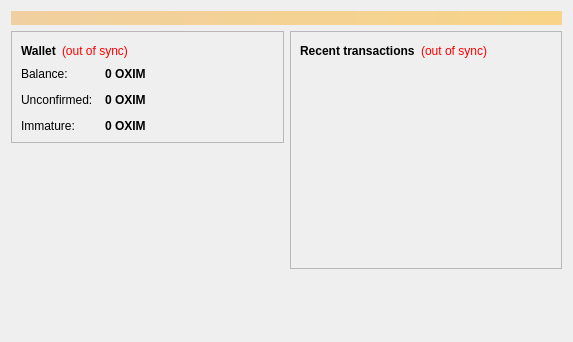
<?xml version="1.0" encoding="UTF-8"?>
<ui version="4.0">
 <class>OverviewPage</class>
 <widget class="QWidget" name="OverviewPage">
  <property name="geometry">
   <rect>
    <x>0</x>
    <y>0</y>
    <width>573</width>
    <height>342</height>
   </rect>
  </property>
  <property name="windowTitle">
   <string>Form</string>
  </property>
  <layout class="QVBoxLayout" name="topLayout">
   <item>
    <widget class="QLabel" name="labelAlerts">
     <property name="visible">
      <bool>false</bool>
     </property>
     <property name="styleSheet">
      <string notr="true">background-color: qlineargradient(x1: 0, y1: 0, x2: 1, y2: 0, stop:0 #F0D0A0, stop:1 #F8D488); color:#000000;</string>
     </property>
     <property name="wordWrap">
      <bool>true</bool>
     </property>
     <property name="margin">
      <number>3</number>
     </property>
    </widget>
   </item>
   <item>
    <layout class="QHBoxLayout" name="horizontalLayout" stretch="1,1">
     <item>
      <layout class="QVBoxLayout" name="verticalLayout_2">
       <item>
        <widget class="QFrame" name="frame">
         <property name="frameShape">
          <enum>QFrame::StyledPanel</enum>
         </property>
         <property name="frameShadow">
          <enum>QFrame::Raised</enum>
         </property>
         <layout class="QVBoxLayout" name="verticalLayout_4">
          <item>
           <layout class="QHBoxLayout" name="horizontalLayout_4">
            <item>
             <widget class="QLabel" name="label_5">
              <property name="font">
               <font>
                <weight>75</weight>
                <bold>true</bold>
               </font>
              </property>
              <property name="text">
               <string>Wallet</string>
              </property>
             </widget>
            </item>
            <item>
             <widget class="QLabel" name="labelWalletStatus">
              <property name="toolTip">
               <string>The displayed information may be out of date. Your wallet automatically synchronizes with the Oximcoin network after a connection is established, but this process has not completed yet.</string>
              </property>
              <property name="styleSheet">
               <string notr="true">QLabel { color: red; }</string>
              </property>
              <property name="text">
               <string notr="true">(out of sync)</string>
              </property>
              <property name="alignment">
               <set>Qt::AlignLeading|Qt::AlignLeft|Qt::AlignVCenter</set>
              </property>
             </widget>
            </item>
            <item>
             <spacer name="horizontalSpacer_2">
              <property name="orientation">
               <enum>Qt::Horizontal</enum>
              </property>
              <property name="sizeHint" stdset="0">
               <size>
                <width>40</width>
                <height>20</height>
               </size>
              </property>
             </spacer>
            </item>
           </layout>
          </item>
          <item>
           <layout class="QFormLayout" name="formLayout_2">
            <property name="fieldGrowthPolicy">
             <enum>QFormLayout::AllNonFixedFieldsGrow</enum>
            </property>
            <property name="horizontalSpacing">
             <number>12</number>
            </property>
            <property name="verticalSpacing">
             <number>12</number>
            </property>
            <item row="0" column="0">
             <widget class="QLabel" name="label">
              <property name="text">
               <string>Balance:</string>
              </property>
             </widget>
            </item>
            <item row="0" column="1">
             <widget class="QLabel" name="labelBalance">
              <property name="font">
               <font>
                <weight>75</weight>
                <bold>true</bold>
               </font>
              </property>
              <property name="cursor">
               <cursorShape>IBeamCursor</cursorShape>
              </property>
              <property name="toolTip">
               <string>Your current balance</string>
              </property>
              <property name="text">
               <string notr="true">0 OXIM</string>
              </property>
              <property name="textInteractionFlags">
               <set>Qt::LinksAccessibleByMouse|Qt::TextSelectableByKeyboard|Qt::TextSelectableByMouse</set>
              </property>
             </widget>
            </item>
            <item row="1" column="0">
             <widget class="QLabel" name="label_3">
              <property name="text">
               <string>Unconfirmed:</string>
              </property>
             </widget>
            </item>
            <item row="1" column="1">
             <widget class="QLabel" name="labelUnconfirmed">
              <property name="font">
               <font>
                <weight>75</weight>
                <bold>true</bold>
               </font>
              </property>
              <property name="cursor">
               <cursorShape>IBeamCursor</cursorShape>
              </property>
              <property name="toolTip">
               <string>Total of transactions that have yet to be confirmed, and do not yet count toward the current balance</string>
              </property>
              <property name="text">
               <string notr="true">0 OXIM</string>
              </property>
              <property name="textInteractionFlags">
               <set>Qt::LinksAccessibleByMouse|Qt::TextSelectableByKeyboard|Qt::TextSelectableByMouse</set>
              </property>
             </widget>
            </item>
            <item row="2" column="0">
             <widget class="QLabel" name="labelImmatureText">
              <property name="text">
               <string>Immature:</string>
              </property>
             </widget>
            </item>
            <item row="2" column="1">
             <widget class="QLabel" name="labelImmature">
              <property name="font">
               <font>
                <weight>75</weight>
                <bold>true</bold>
               </font>
              </property>
              <property name="toolTip">
               <string>Mined balance that has not yet matured</string>
              </property>
              <property name="text">
               <string notr="true">0 OXIM</string>
              </property>
              <property name="textInteractionFlags">
               <set>Qt::LinksAccessibleByMouse|Qt::TextSelectableByKeyboard|Qt::TextSelectableByMouse</set>
              </property>
             </widget>
            </item>
           </layout>
          </item>
         </layout>
        </widget>
       </item>
	   <item>
        <widget class="QLabel" name="label_wallet_bgcoin">
         <property name="text">
          <string/>
         </property>
         <property name="pixmap">
          <pixmap resource="../bitcoin.qrc">:/images/wallet_bgcoin</pixmap>
         </property>
         <property name="scaledContents">
          <bool>false</bool>
         </property>
         <property name="alignment">
          <set>Qt::AlignCenter</set>
         </property>
         <property name="margin">
          <number>70</number>
         </property>
        </widget>
       </item>
       <item>
        <spacer name="verticalSpacer">
         <property name="orientation">
          <enum>Qt::Vertical</enum>
         </property>
         <property name="sizeHint" stdset="0">
          <size>
           <width>20</width>
           <height>40</height>
          </size>
         </property>
        </spacer>
       </item>
      </layout>
     </item>
     <item>
      <layout class="QVBoxLayout" name="verticalLayout_3">
       <item>
        <widget class="QFrame" name="frame_2">
         <property name="frameShape">
          <enum>QFrame::StyledPanel</enum>
         </property>
         <property name="frameShadow">
          <enum>QFrame::Raised</enum>
         </property>
         <layout class="QVBoxLayout" name="verticalLayout">
          <item>
           <layout class="QHBoxLayout" name="horizontalLayout_2">
            <item>
             <widget class="QLabel" name="label_4">
              <property name="text">
               <string>&lt;b&gt;Recent transactions&lt;/b&gt;</string>
              </property>
             </widget>
            </item>
            <item>
             <widget class="QLabel" name="labelTransactionsStatus">
              <property name="toolTip">
               <string>The displayed information may be out of date. Your wallet automatically synchronizes with the Oximcoin network after a connection is established, but this process has not completed yet.</string>
              </property>
              <property name="styleSheet">
               <string notr="true">QLabel { color: red; }</string>
              </property>
              <property name="text">
               <string notr="true">(out of sync)</string>
              </property>
              <property name="alignment">
               <set>Qt::AlignRight|Qt::AlignTrailing|Qt::AlignVCenter</set>
              </property>
             </widget>
            </item>
            <item>
             <spacer name="horizontalSpacer">
              <property name="orientation">
               <enum>Qt::Horizontal</enum>
              </property>
              <property name="sizeHint" stdset="0">
               <size>
                <width>40</width>
                <height>20</height>
               </size>
              </property>
             </spacer>
            </item>
           </layout>
          </item>
          <item>
           <widget class="QListView" name="listTransactions">
            <property name="styleSheet">
             <string notr="true">QListView { background: transparent; }</string>
            </property>
            <property name="frameShape">
             <enum>QFrame::NoFrame</enum>
            </property>
            <property name="verticalScrollBarPolicy">
             <enum>Qt::ScrollBarAlwaysOff</enum>
            </property>
            <property name="horizontalScrollBarPolicy">
             <enum>Qt::ScrollBarAlwaysOff</enum>
            </property>
            <property name="selectionMode">
             <enum>QAbstractItemView::NoSelection</enum>
            </property>
           </widget>
          </item>
         </layout>
        </widget>
       </item>
       <item>
        <spacer name="verticalSpacer_2">
         <property name="orientation">
          <enum>Qt::Vertical</enum>
         </property>
         <property name="sizeHint" stdset="0">
          <size>
           <width>20</width>
           <height>40</height>
          </size>
         </property>
        </spacer>
       </item>
      </layout>
     </item>
    </layout>
   </item>
  </layout>
 </widget>
 <resources/>
 <connections/>
</ui>
